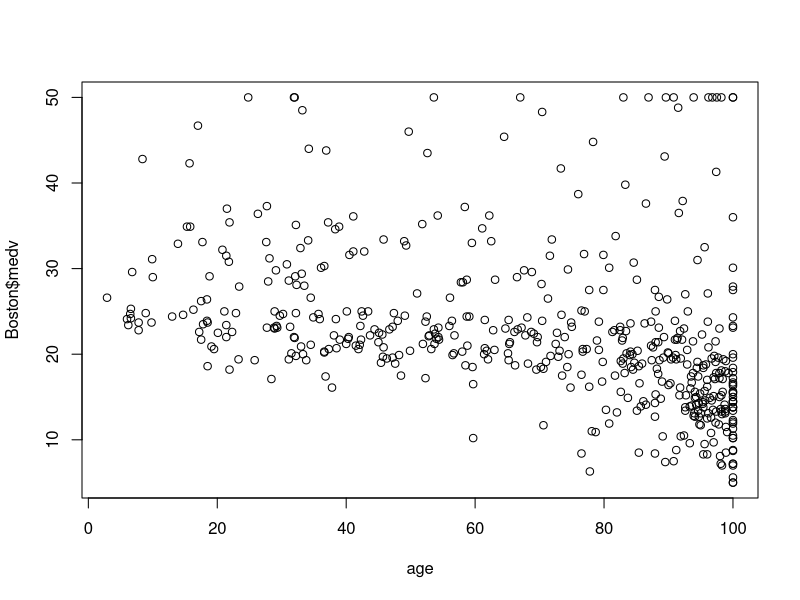
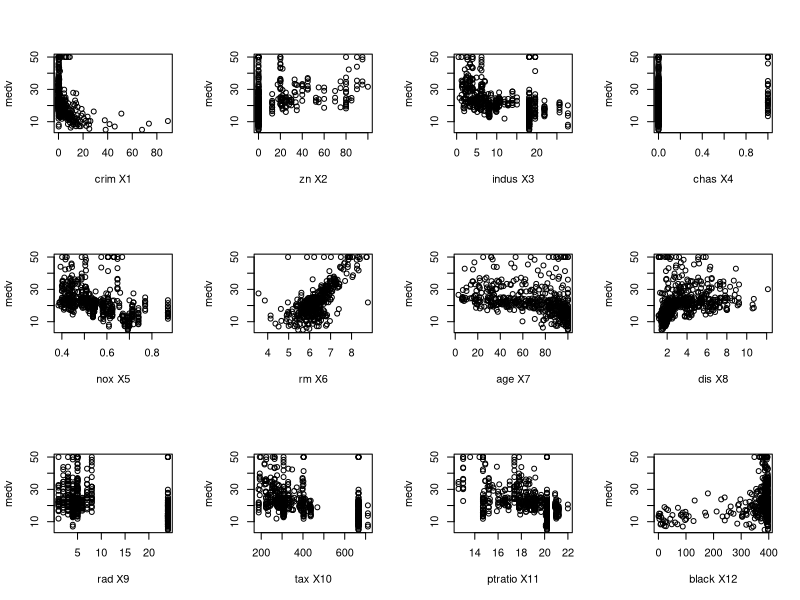
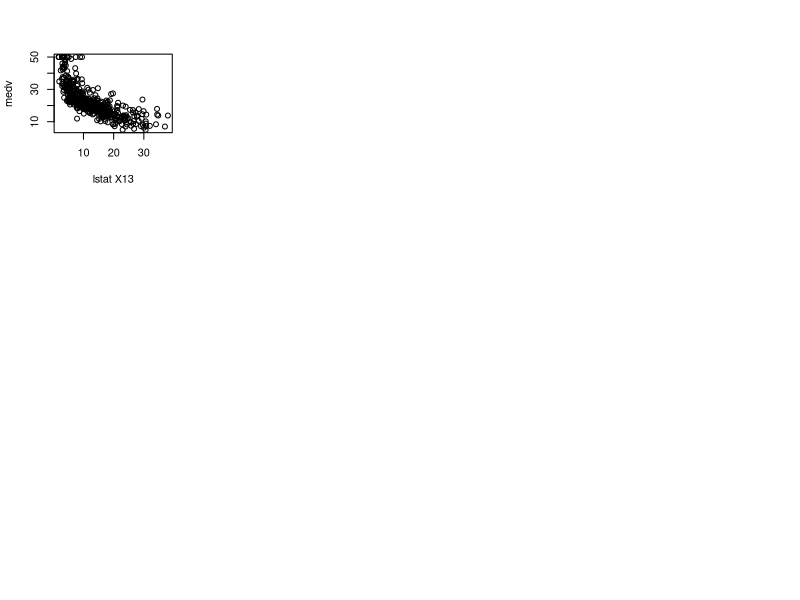
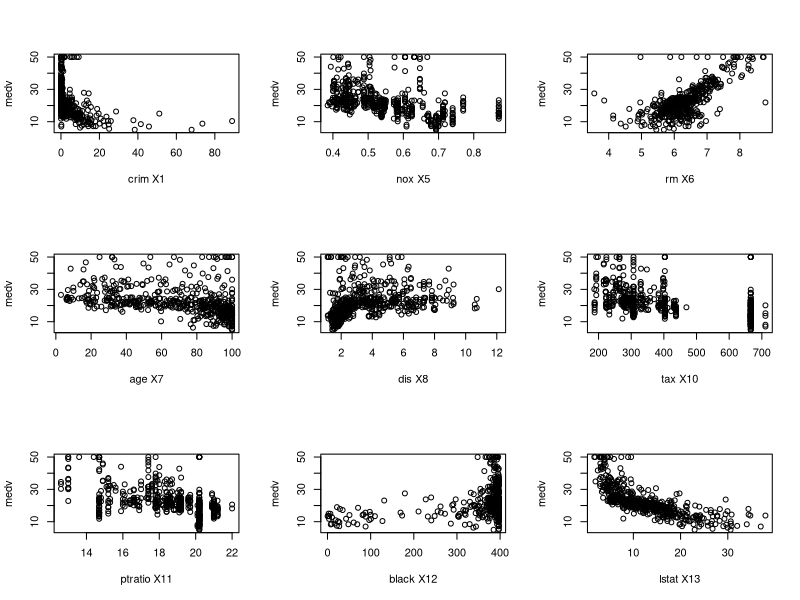

The R script that drew these images, in order:
## ---- chunk 1
knitr::opts_chunk$set(echo = TRUE)

require(MASS)
## ---- chunk 2
attach(Boston)
head(lstat)

## ---- chunk 3
plot(Boston$medv~age,Boston)
## ---- chunk 4
temp <-Boston
plotY<-function (x,y) {
plot(temp[,y]~temp[,x], xlab=paste(names(temp)[x]," X",x,sep=""), ylab=names(temp)[y])
}
par(mfrow=c(3,4))
x <-sapply(1:(dim(temp)[2]-1), plotY, dim(temp)[2])
par(mfrow=c(1,1))
## ---- chunk 5
   par(mfrow=c(3,3))
x <-sapply(c(1, 5, 6, 7, 8, 10, 11, 12, 13), plotY, dim(temp)[2])
par(mfrow=c(1,1))
## ---- chunk 6
fit1 = lm(medv ~lstat, data = Boston)
fit2 = lm(medv~rm,data=Boston)
## ---- chunk 7
summary(fit1)
summary(fit2)
## ---- chunk 8
names(fit1)
## ---- chunk 9
    sqrt(sum(fit1$residuals^2)/length(fit1$residuals))
## ---- chunk 10
    sqrt(sum(fit1$residuals^2)/(length(fit1$residuals)-2))
## ---- chunk 11
  predict(fit1, data.frame(lstat=c(5,10,15)))
## ---- chunk 12
   yprime=predict(fit1,data.frame(lstat=Boston$lstat))
   sqrt(sum(abs(Boston$medv-yprime)^2)/length(yprime))
## ---- chunk 13
  fit3=lm(medv~lstat+age,data=Boston)
  summary(fit3)
## ---- chunk 14
fit4=lm(medv~lstat+rm,data=Boston)
summary(fit4)
## ---- chunk 15
fit5=lm(medv~.,data=Boston)
summary(fit5)
## ---- chunk 16
fit6=lm(medv~.-age-indus,data=Boston)
summary(fit6)
## ---- chunk 17
fit7=lm(medv~.-age-indus-chas-crim,data=Boston)
summary(fit7)
## ---- chunk 18
fit8=lm(medv~lstat*rm,Boston)
summary(fit8)
## ---- chunk 19
fit9=lm(medv~I(lstat^2),Boston)
summary(fit9)
## ---- chunk 20
  fit9=lm(medv~lstat+I(lstat^2),Boston)
summary(fit9)
## ---- chunk 21
  fit10=lm(medv~poly(lstat,18))
summary(fit10)
